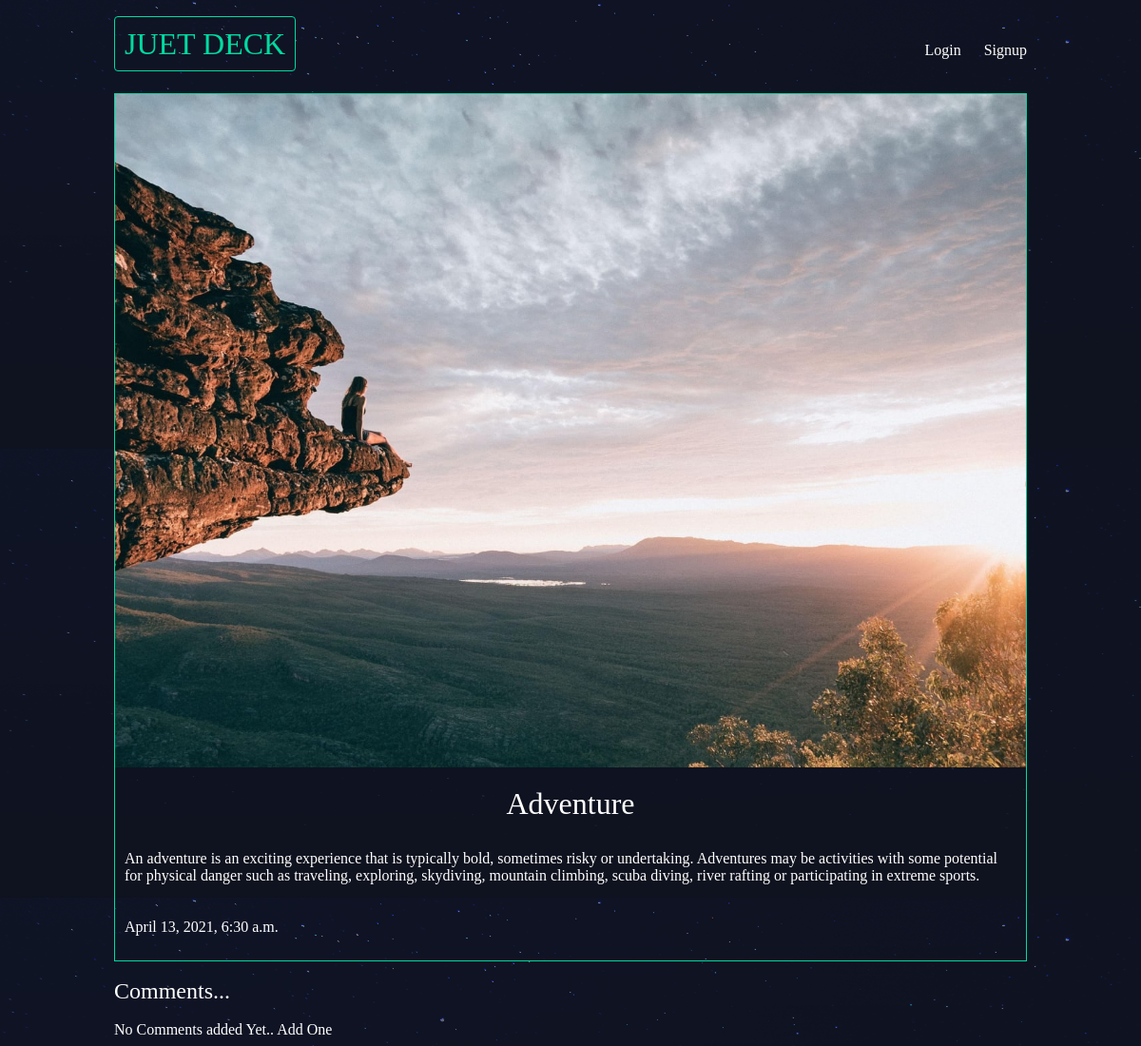
Screenshot of /articles/adventure/ with the database file from the repository.
### articles/models.py (models this page shows, shortened)
class Article(models.Model):
    title = models.CharField(max_length = 100)
    slug = models.SlugField()
    body = models.TextField()
    date = models.DateTimeField(auto_now_add = True)
    thumb = models.ImageField(default = 'default.png', blank = True)
    author = models.ForeignKey(User,on_delete=models.CASCADE, default = None)

### articles/views.py (the view)
# urls.py: url(r'^(?P<slug>[\w-]+)/$', views.article_details, name = 'details'),
def article_details(request,slug):
    article = Article.objects.get(slug = slug)
    return render(request, 'articles/article_detail.html', {'article':article})

### articles/templates/articles/article_detail.html (shortened to what this page needs)
{% extends 'base_layout.html' %}
{% block content%}
<div class="article-detail">
  <div class="article">
    <img src="{{article.thumb.url}}" alt="">
    <h2>{{article.title}}</h2>
    <p>{{article.body}}</p>
    <p>{{article.date}}</p>
  </div>
<br>
<h2>Comments...</h2>
<br>
{% if not article.comments.all %}
    No Comments added Yet.. <a href="#">Add One</a>
{% endif %}
</div>
{% endblock %}

### assets/styles.css (style rules this page uses)
body { background-color: #0f121f; background-image: url(stars.png); background-repeat-y: no-repeat; color: #fff; }
h1, h2, h3, h4, h5 { font-weight: normal; margin: 0; }
a,a:hover, a:visited { color: #fff; text-decoration: none; }
.article { padding: 10px; border: 1px solid #00dba0; position: relative; padding-bottom: 40px; }
.article h2 { font-size: 1.2rem; }
.article-detail .article { padding: 0;; }
.article-detail .article img { align-items: center; max-width: 100%; }
.article-detail .article h2 { text-align: center; margin: 20px auto; font-size: 2em; }
.article-detail .article p { text-align: left; padding: 10px; }

### rows the page displays
Article: thumb (picture), title "Adventure", body "An adventure is an exciting experience that is typically bold, sometimes risky or undertaking. Adventures may be activities with some potential for physical danger such as traveling, exploring, skydiving, mountain climbing, scuba diving, river rafting or participating in extreme sports.", date "April 13, 2021, 6:30 a.m."
